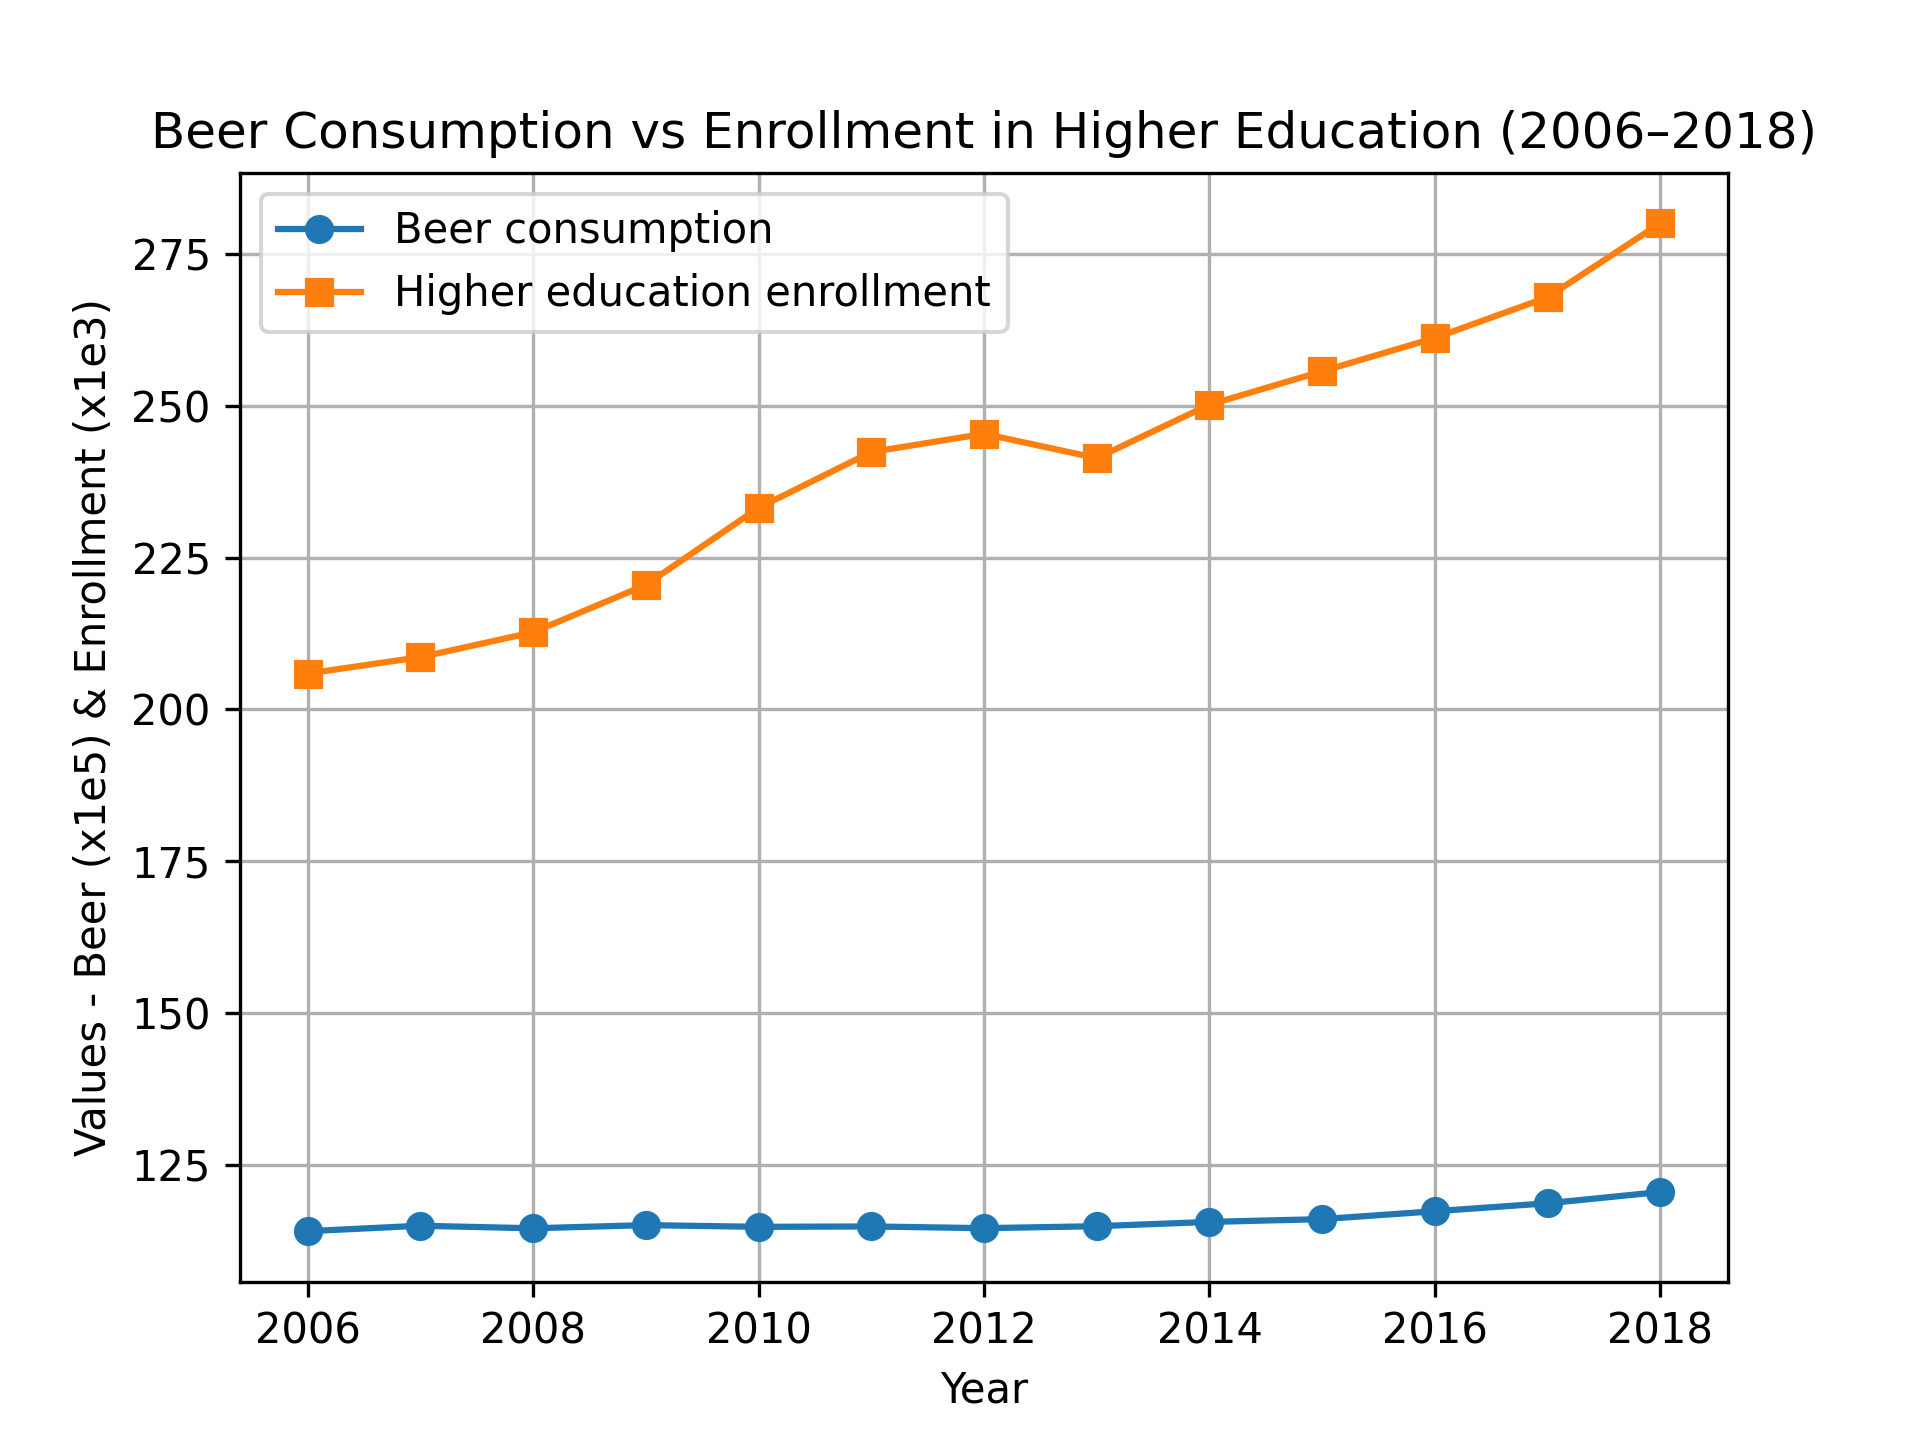

Recreate this plot in Python.
import pandas as pd
import matplotlib.pyplot as plt

df = pd.read_csv("istherecorrelation.csv", sep=";", decimal=",")
df.columns = df.columns.str.strip()
df["Beer consumption (/100)"] = df["NL Beer consumption [x1000 hectoliter]"] / 100

plt.figure(dpi=300)
plt.plot(df["Year"], df["Beer consumption (/100)"], marker="o", label="Beer consumption")
plt.plot(df["Year"], df["WO [x1000]"], marker="s", label="Higher education enrollment")
plt.xlabel("Year")
plt.ylabel("Values - Beer (x1e5) & Enrollment (x1e3)")
plt.title("Beer Consumption vs Enrollment in Higher Education (2006–2018)")
plt.legend()
plt.grid(True)
plt.savefig("plot.png")
plt.show()
